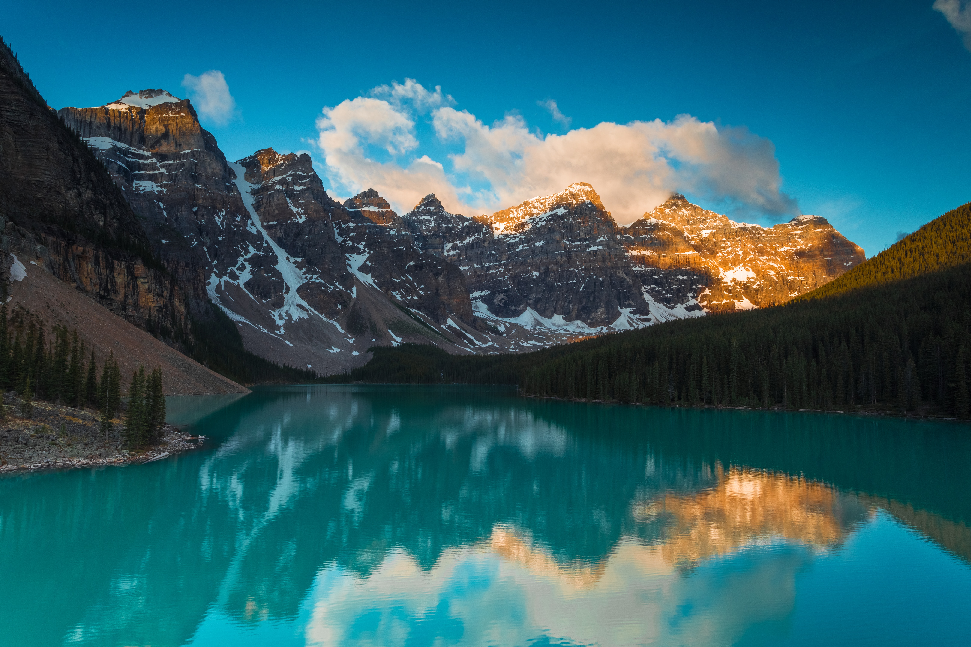
//> input picture Demo.png, 971 x 647 px
$ ./main   (built with g++ and OpenCV 4)
//> lines starting //> are read from the running program, lines starting //| are printed output that depends on the picture
//> further down, src_image is the input picture: 647 rows x 971 cols, CV_8UC3; mean B, G, R 103.8, 95.7, 47.6
### image-algorithm/color.hpp
//
//  color.hpp
//  image-algorithm
//
//  Created by Jacob Green on 2024/5/5.
//

#ifndef color_hpp
#define color_hpp

#include <opencv2/opencv.hpp>

using namespace cv;

//颜色分量
Mat color_scale(Mat src_image, float r, float g, float b);

#endif /* color_hpp */

### image-algorithm/color.cpp
//
//  color.cpp
//  image-algorithm
//
//  Created by Jacob Green on 2024/5/5.
//

#include "color.hpp"

using namespace cv;

Mat color_scale(Mat src_image, float r, float g, float b)
{
//> called with r = 1.2, g = 0.8, b = 0.8
    Mat color_scale_image = Mat(src_image.rows, src_image.cols, CV_8UC3);
    float R, G, B;
    for (int i=0; i<src_image.rows; i++)
    {
        for(int j=0; j<src_image.cols; j++)
        {

            R = src_image.at<Vec3b>(i,j)[2];
            G = src_image.at<Vec3b>(i,j)[1];
            B = src_image.at<Vec3b>(i,j)[0];

            R = r * R>255?255:(r * R<0?0:r * R);
            G = g * G>255?255:(g * G<0?0:g * G);
            B = b * B>255?255:(b * B<0?0:b * B);

            color_scale_image.at<Vec3b>(i,j) = Vec3b(B,G,R);
        }
    }
//> this loop made 647 passes
//> (R, G, B) on passes 1 to 3: (39.6, 60.8, 76), (46.8, 60.8, 76), (56.4, 65.6, 80.8)
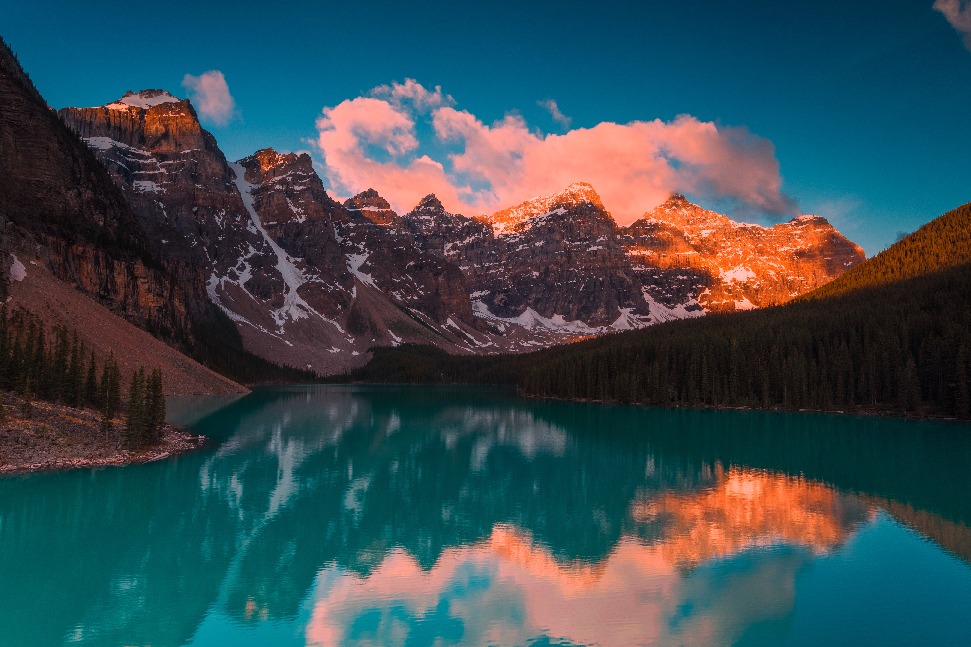
//> color_scale_image: 647 rows x 971 cols, CV_8UC3; mean B, G, R 82.6, 76.2, 56
//> after the loop, R = 0; G = 80; B = 102.4
    return color_scale_image;
}

### image-algorithm/main.cpp
//
//  main.cpp
//  image-algorithm
//
//  Created by Jacob Green on 2024/5/5.
//

#include <iostream>
#include <opencv2/opencv.hpp>

//#include "gray.hpp"
#include "color.hpp"

using namespace std;
using namespace cv;

int main(int argc, const char * argv[]) {

    //图片路径
    string image_path = "/Users/jacob/Workspaces/github/image-algorithm/Demo.png";
    //图片读取
    Mat src_image = imread(image_path, 1);
    if(src_image.empty())
    {
        //图片不存在
        cout << "no file!" << endl;
        return -1;
    }

    //图片显示
    //imshow("image_gray", gray_avg(src_image));
    //imshow("image_gray", gray_weight(src_image));
    imshow("image_color_scale", color_scale(src_image, 1.2, 0.8, 0.8));

    waitKey(0);
    return 0;
}
